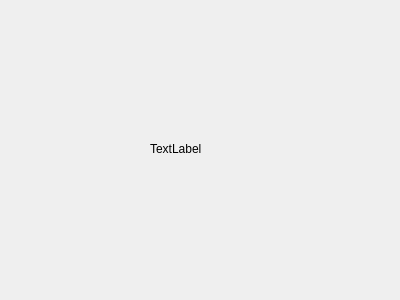
<?xml version="1.0" encoding="UTF-8"?>
<ui version="4.0">
 <class>SecondWindow</class>
 <widget class="QDialog" name="SecondWindow">
  <property name="geometry">
   <rect>
    <x>0</x>
    <y>0</y>
    <width>400</width>
    <height>300</height>
   </rect>
  </property>
  <property name="windowTitle">
   <string>Dialog</string>
  </property>
  <widget class="QLabel" name="label">
   <property name="geometry">
    <rect>
     <x>150</x>
     <y>140</y>
     <width>67</width>
     <height>17</height>
    </rect>
   </property>
   <property name="text">
    <string>TextLabel</string>
   </property>
  </widget>
 </widget>
 <resources/>
 <connections/>
</ui>
